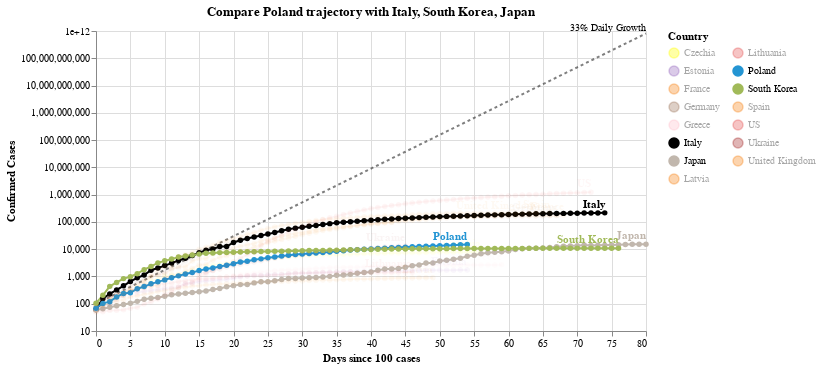

The notebook cell saved with this chart:
### Code cell
#hide_input
chart3 = make_since_chart(['Poland'])
chart3

### Figure 1 — Vega-Lite specification as saved in the notebook (floating-point values rounded to 4 significant figures; data arrays with more than 128 entries replaced by an {"elided": "..."} marker saying what was removed)
{"config": {"view": {"continuousWidth": 400, "continuousHeight": 300}}, "layer": [{"mark": {"type": "line", "color": "black", "opacity": 0.5, "strokeDash": [3, 3]}, "encoding": {"x": {"type": "quantitative", "field": "Days since 100 cases"}, "y": {"type": "quantitative", "field": "Confirmed Cases"}}}, {"mark": {"type": "text", "align": "right", "dy": -6, "fontSize": 10, "text": "33% Daily Growth"}, "encoding": {"x": {"type": "quantitative", "field": "Days since 100 cases"}, "y": {"type": "quantitative", "field": "Confirmed Cases"}}, "transform": [{"filter": "(datum['Days since 100 cases'] >= 80)"}]}, {"data": {"name": "data-082783228bd59eb05e2a06ebd8421495"}, "mark": {"type": "line", "point": true}, "encoding": {"color": {"type": "nominal", "field": "Country", "legend": {"columns": 2}, "scale": {"domain": ["Czechia", "Estonia", "France", "Germany", "Greece", "Italy", "Japan", "Latvia", "Lithuania", "Poland", "South Korea", "Spain", "US", "Ukraine", "United Kingdom"], "range": ["yellow", "#9467bd", "#F58518", "#9D755D", "pink", "black", "#C1B7AD", "#F58518", "#E45756", "#2495D3", "#A1BA59", "#F58518", "#E45756", "brown", "#F58518"]}}, "opacity": {"condition": {"value": 1, "selection": "selector001"}, "value": 0.05}, "tooltip": [{"type": "nominal", "field": "Country"}, {"type": "temporal", "field": "Date"}, {"type": "quantitative", "field": "Confirmed Cases"}, {"type": "quantitative", "field": "Days since 100 cases"}], "x": {"type": "quantitative", "field": "Days since 100 cases"}, "y": {"type": "quantitative", "field": "Confirmed Cases", "scale": {"type": "log"}}}, "selection": {"selector001": {"type": "multi", "fields": ["Country"], "bind": "legend", "init": [{"Country": "Poland"}, {"Country": "Italy"}, {"Country": "South Korea"}, {"Country": "Japan"}]}}, "width": 550}, {"data": {"name": "data-082783228bd59eb05e2a06ebd8421495"}, "mark": {"type": "text", "align": "right", "dy": -8, "fontWeight": "bold"}, "encoding": {"color": {"type": "nominal", "field": "Country", "legend": {"columns": 2}, "scale": {"domain": ["Czechia", "Estonia", "France", "Germany", "Greece", "Italy", "Japan", "Latvia", "Lithuania", "Poland", "South Korea", "Spain", "US", "Ukraine", "United Kingdom"], "range": ["yellow", "#9467bd", "#F58518", "#9D755D", "pink", "black", "#C1B7AD", "#F58518", "#E45756", "#2495D3", "#A1BA59", "#F58518", "#E45756", "brown", "#F58518"]}}, "opacity": {"condition": {"value": 1, "selection": "selector001"}, "value": 0.05}, "text": {"type": "nominal", "field": "Country"}, "tooltip": [{"type": "nominal", "field": "Country"}, {"type": "temporal", "field": "Date"}, {"type": "quantitative", "field": "Confirmed Cases"}, {"type": "quantitative", "field": "Days since 100 cases"}], "x": {"type": "quantitative", "field": "Days since 100 cases"}, "y": {"type": "quantitative", "field": "Confirmed Cases", "scale": {"type": "log"}}}, "transform": [{"filter": "(datum['Date'] >= 1588723200000)"}], "width": 550}], "data": {"name": "data-b47ff54155ace32e749290a493da8730"}, "title": "Compare Poland trajectory with Italy, South Korea, Japan", "$schema": "https://vega.github.io/schema/vega-lite/v4.0.2.json", "datasets": {"data-b47ff54155ace32e749290a493da8730": [{"Days since 100 cases": 0, "Confirmed Cases": 100.0}, {"Days since 100 cases": 1, "Confirmed Cases": 133.0}, {"Days since 100 cases": 2, "Confirmed Cases": 176.9}, {"Days since 100 cases": 3, "Confirmed Cases": 235.3}, {"Days since 100 cases": 4, "Confirmed Cases": 312.9}, {"Days since 100 cases": 5, "Confirmed Cases": 416.2}, {"Days since 100 cases": 6, "Confirmed Cases": 553.5}, {"Days since 100 cases": 7, "Confirmed Cases": 736.1}, {"Days since 100 cases": 8, "Confirmed Cases": 979.1}, {"Days since 100 cases": 9, "Confirmed Cases": 1302.0}, {"Days since 100 cases": 10, "Confirmed Cases": 1732.0}, {"Days since 100 cases": 11, "Confirmed Cases": 2303.0}, {"Days since 100 cases": 12, "Confirmed Cases": 3064.0}, {"Days since 100 cases": 13, "Confirmed Cases": 4074.0}, {"Days since 100 cases": 14, "Confirmed Cases": 5419.0}, {"Days since 100 cases": 15, "Confirmed Cases": 7207.0}, {"Days since 100 cases": 16, "Confirmed Cases": 9586.0}, {"Days since 100 cases": 17, "Confirmed Cases": 12750.0}, {"Days since 100 cases": 18, "Confirmed Cases": 16960.0}, {"Days since 100 cases": 19, "Confirmed Cases": 22550.0}, {"Days since 100 cases": 20, "Confirmed Cases": 29990.0}, {"Days since 100 cases": 21, "Confirmed Cases": 39890.0}, {"Days since 100 cases": 22, "Confirmed Cases": 53060.0}, {"Days since 100 cases": 23, "Confirmed Cases": 70560.0}, {"Days since 100 cases": 24, "Confirmed Cases": 93850.0}, {"Days since 100 cases": 25, "Confirmed Cases": 124800.0}, {"Days since 100 cases": 26, "Confirmed Cases": 166000.0}, {"Days since 100 cases": 27, "Confirmed Cases": 220800.0}, {"Days since 100 cases": 28, "Confirmed Cases": 293700.0}, {"Days since 100 cases": 29, "Confirmed Cases": 390600.0}, {"Days since 100 cases": 30, "Confirmed Cases": 519500.0}, {"Days since 100 cases": 31, "Confirmed Cases": 690900.0}, {"Days since 100 cases": 32, "Confirmed Cases": 918900.0}, {"Days since 100 cases": 33, "Confirmed Cases": 1222000.0}, {"Days since 100 cases": 34, "Confirmed Cases": 1625000.0}, {"Days since 100 cases": 35, "Confirmed Cases": 2162000.0}, {"Days since 100 cases": 36, "Confirmed Cases": 2875000.0}, {"Days since 100 cases": 37, "Confirmed Cases": 3824000.0}, {"Days since 100 cases": 38, "Confirmed Cases": 5086000.0}, {"Days since 100 cases": 39, "Confirmed Cases": 6764000.0}, {"Days since 100 cases": 40, "Confirmed Cases": 8996000.0}, {"Days since 100 cases": 41, "Confirmed Cases": 11970000.0}, {"Days since 100 cases": 42, "Confirmed Cases": 15910000.0}, {"Days since 100 cases": 43, "Confirmed Cases": 21170000.0}, {"Days since 100 cases": 44, "Confirmed Cases": 28150000.0}, {"Days since 100 cases": 45, "Confirmed Cases": 37440000.0}, {"Days since 100 cases": 46, "Confirmed Cases": 49790000.0}, {"Days since 100 cases": 47, "Confirmed Cases": 66230000.0}, {"Days since 100 cases": 48, "Confirmed Cases": 88080000.0}, {"Days since 100 cases": 49, "Confirmed Cases": 117100000.0}, {"Days since 100 cases": 50, "Confirmed Cases": 155800000.0}, {"Days since 100 cases": 51, "Confirmed Cases": 207200000.0}, {"Days since 100 cases": 52, "Confirmed Cases": 275600000.0}, {"Days since 100 cases": 53, "Confirmed Cases": 366600000.0}, {"Days since 100 cases": 54, "Confirmed Cases": 487500000.0}, {"Days since 100 cases": 55, "Confirmed Cases": 648400000.0}, {"Days since 100 cases": 56, "Confirmed Cases": 862400000.0}, {"Days since 100 cases": 57, "Confirmed Cases": 1147000000.0}, {"Days since 100 cases": 58, "Confirmed Cases": 1525000000.0}, {"Days since 100 cases": 59, "Confirmed Cases": 2029000000.0}, {"Days since 100 cases": 60, "Confirmed Cases": 2698000000.0}, {"Days since 100 cases": 61, "Confirmed Cases": 3589000000.0}, {"Days since 100 cases": 62, "Confirmed Cases": 4773000000.0}, {"Days since 100 cases": 63, "Confirmed Cases": 6348000000.0}, {"Days since 100 cases": 64, "Confirmed Cases": 8443000000.0}, {"Days since 100 cases": 65, "Confirmed Cases": 11230000000.0}, {"Days since 100 cases": 66, "Confirmed Cases": 14940000000.0}, {"Days since 100 cases": 67, "Confirmed Cases": 19860000000.0}, {"Days since 100 cases": 68, "Confirmed Cases": 26420000000.0}, {"Days since 100 cases": 69, "Confirmed Cases": 35140000000.0}, {"Days since 100 cases": 70, "Confirmed Cases": 46730000000.0}, {"Days since 100 cases": 71, "Confirmed Cases": 62150000000.0}, {"Days since 100 cases": 72, "Confirmed Cases": 82660000000.0}, {"Days since 100 cases": 73, "Confirmed Cases": 109900000000.0}, {"Days since 100 cases": 74, "Confirmed Cases": 146200000000.0}, {"Days since 100 cases": 75, "Confirmed Cases": 194500000000.0}, {"Days since 100 cases": 76, "Confirmed Cases": 258700000000.0}, {"Days since 100 cases": 77, "Confirmed Cases": 344000000000.0}, {"Days since 100 cases": 78, "Confirmed Cases": 457500000000.0}, {"Days since 100 cases": 79, "Confirmed Cases": 608500000000.0}, {"Days since 100 cases": 80, "Confirmed Cases": 809300000000.0}], "data-082783228bd59eb05e2a06ebd8421495": {"elided": "945 records"}}}
